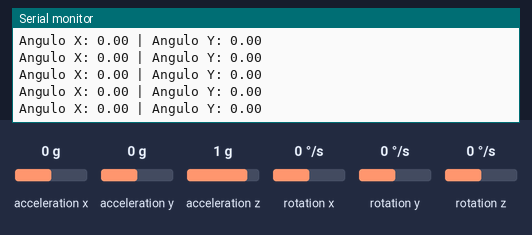
A sketch run on a simulated Arduino Uno, built with avr-gcc and run on an emulated ATmega328P. Parts: the last lines printed to the serial monitor. Inputs (shaded band) come from the test bench; at power-on: rotation x 0 °/s, rotation y 0 °/s, acceleration x 0 g, acceleration y 0 g, acceleration z 1 g, rotation z 0 °/s.

Above: at 1.2 s.
1.3 s: rotation x set to -192 °/s
At 1.45 s:
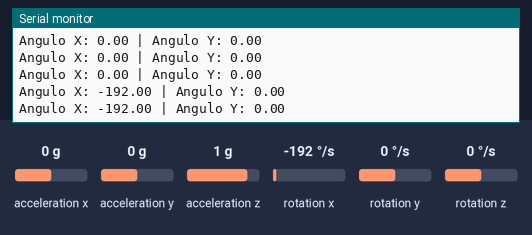
2.8 s: rotation y set to -192 °/s
At 2.89 s:
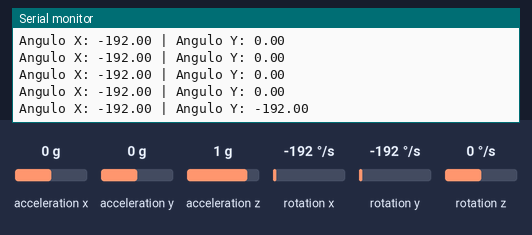
5.8 s: rotation x set to -100 °/s
At 5.88 s:
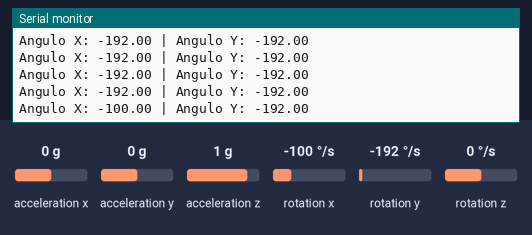
Timing chart, 0 to 8.8 s (numbered marks = the images above; inputs shaded):
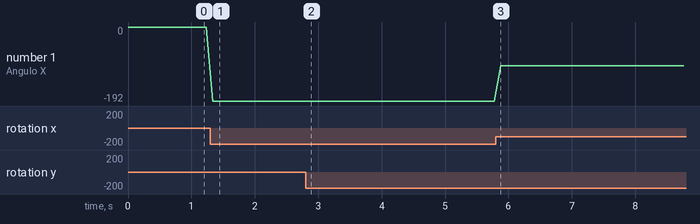

The sketch:

prog_giroscopio_mpu_6050.ino
```cpp
#include <Wire.h>
#include <MPU6050.h>

MPU6050 mpu;

void setup() {
  Serial.begin(9600);

  // Inicializa o MPU6050
  Wire.begin();
  mpu.initialize();

  // Configura o intervalo de leitura do giroscópio
  mpu.setFullScaleGyroRange(MPU6050_GYRO_FS_250);
}

void loop() {
  // Lê os valores do giroscópio
  int16_t gyroX, gyroY, gyroZ;
  mpu.getRotation(&gyroX, &gyroY, &gyroZ);

  // Calcula a angulação nos eixos X e Y
  float anguloX = gyroX / 131.0; // Sensibilidade do giroscópio para o intervalo de ±250°/s
  float anguloY = gyroY / 131.0;

  // Exibe os valores no monitor serial
  Serial.print("Angulo X: ");
  Serial.print(anguloX);
  Serial.print(" | Angulo Y: ");
  Serial.println(anguloY);

  // Aguarda um curto intervalo de tempo antes da próxima leitura
  delay(100);
}
```

Measured:
- after the input at 1.3 s, the serial monitor: prints a new line at once (image 1)
- after the input at 2.8 s, the serial monitor: prints a new line after 0.09 s (image 2)
- after the input at 5.8 s, the serial monitor: prints a new line after 0.08 s (image 3)
- plotted number 1: 0 → -192 after the input at 1.3 s, -192 → -100 after the input at 5.8 s
